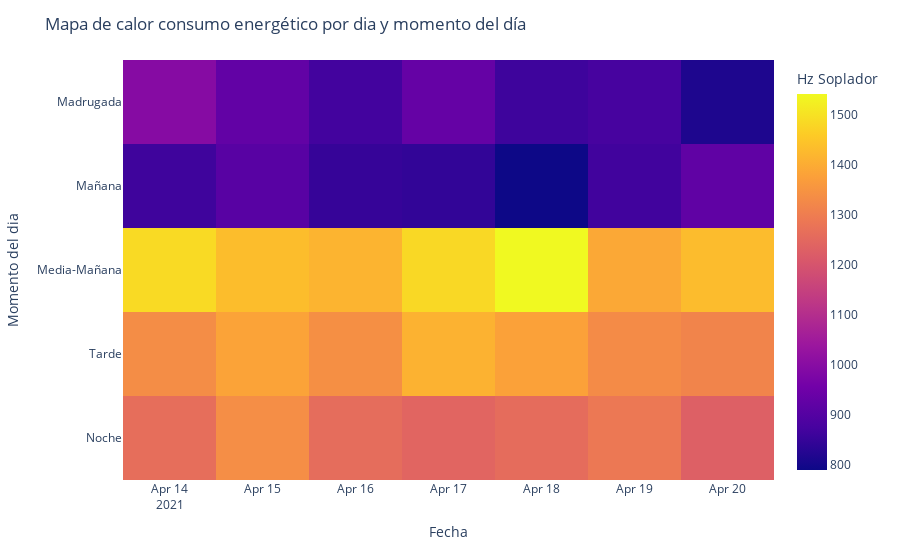

Here is the notebook cell this chart was saved with:
### Markdown cell above
#### Comparación gasto energético por ciclos

### Code cell
fig_heatmap = px.imshow( df_heatmap_matrix, labels=dict(x="Fecha", y="Momento del dia", color="Hz Soplador"),)
fig_heatmap.update_layout( title_text='Mapa de calor consumo energético por dia y momento del día')
fig_heatmap.show()

### Figure 1 — Plotly figure (JSON) as saved in the notebook; plotly's stock layout.template omitted (floating-point values rounded to 4 significant figures)
{"data": [{"coloraxis": "coloraxis", "hovertemplate": "Fecha: %{x}<br>Momento del dia: %{y}<br>Hz Soplador: %{z}<extra></extra>", "name": "0", "type": "heatmap", "x": ["2021-04-14", "2021-04-15", "2021-04-16", "2021-04-17", "2021-04-18", "2021-04-19", "2021-04-20"], "xaxis": "x", "y": ["Madrugada", "Mañana", "Media-Mañana", "Tarde", "Noche"], "yaxis": "y", "z": [[995.3, 925.8, 868.8, 930.6, 860.8, 874.5, 814.4], [862.6, 907.1, 849.3, 843.1, 788.7, 864.5, 921.3], [1487.0, 1433.0, 1415.0, 1483.0, 1542.0, 1392.0, 1431.0], [1334.0, 1382.0, 1340.0, 1411.0, 1379.0, 1330.0, 1316.0], [1264.0, 1336.0, 1261.0, 1243.0, 1260.0, 1289.0, 1229.0]]}], "layout": {"coloraxis": {"colorbar": {"title": {"text": "Hz Soplador"}}, "colorscale": [[0, "#0d0887"], [0.1111, "#46039f"], [0.2222, "#7201a8"], [0.3333, "#9c179e"], [0.4444, "#bd3786"], [0.5556, "#d8576b"], [0.6667, "#ed7953"], [0.7778, "#fb9f3a"], [0.8889, "#fdca26"], [1, "#f0f921"]]}, "margin": {"t": 60}, "title": {"text": "Mapa de calor consumo energético por dia y momento del día"}, "xaxis": {"anchor": "y", "constrain": "domain", "domain": [0, 1], "scaleanchor": "y", "title": {"text": "Fecha"}}, "yaxis": {"anchor": "x", "autorange": "reversed", "constrain": "domain", "domain": [0, 1], "title": {"text": "Momento del dia"}}}}
